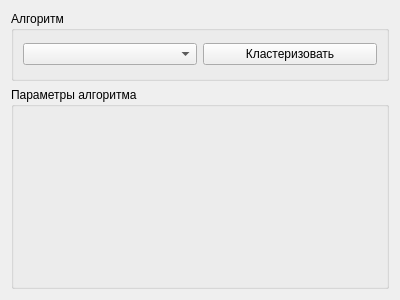
<?xml version="1.0" encoding="UTF-8"?>
<ui version="4.0">
 <class>Form</class>
 <widget class="QWidget" name="Form">
  <property name="geometry">
   <rect>
    <x>0</x>
    <y>0</y>
    <width>400</width>
    <height>300</height>
   </rect>
  </property>
  <property name="windowTitle">
   <string>Form</string>
  </property>
  <layout class="QVBoxLayout" name="verticalLayout">
   <item>
    <widget class="QGroupBox" name="groupBox">
     <property name="maximumSize">
      <size>
       <width>16777215</width>
       <height>70</height>
      </size>
     </property>
     <property name="title">
      <string>Алгоритм</string>
     </property>
     <layout class="QGridLayout" name="gridLayout_2">
      <item row="0" column="0">
       <widget class="QComboBox" name="cb_alg_name"/>
      </item>
      <item row="0" column="1">
       <widget class="QPushButton" name="pb_submit">
        <property name="text">
         <string>Кластеризовать</string>
        </property>
       </widget>
      </item>
     </layout>
    </widget>
   </item>
   <item>
    <widget class="QGroupBox" name="groupBox_2">
     <property name="title">
      <string>Параметры алгоритма</string>
     </property>
     <layout class="QGridLayout" name="gridLayout">
      <item row="0" column="0">
       <layout class="QVBoxLayout" name="alg_params_layout"/>
      </item>
     </layout>
    </widget>
   </item>
  </layout>
 </widget>
 <resources/>
 <connections/>
</ui>
